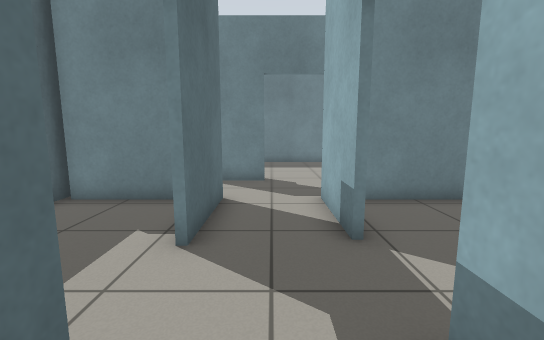
[1] (above)

19 first-person views from a walk through a world built for the Gazebo simulator. The camera is 0.94 m above the floor, tilts 8° down and sees 90° across. The floor is counted in squares, 0.5 m on a side. Each view is taken from the middle of a square. On the plan, view 1 faces up. The plan holds only what a view shows up to about 15 squares ahead; the rest is blank.

[2]
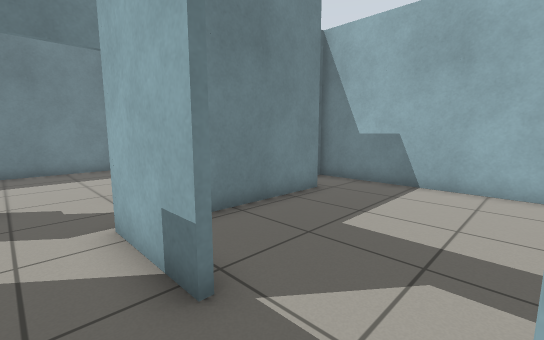

[3]
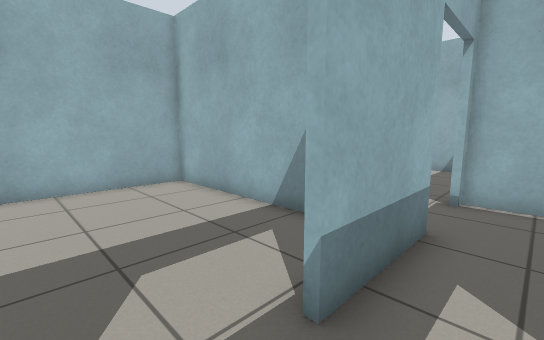

[4]
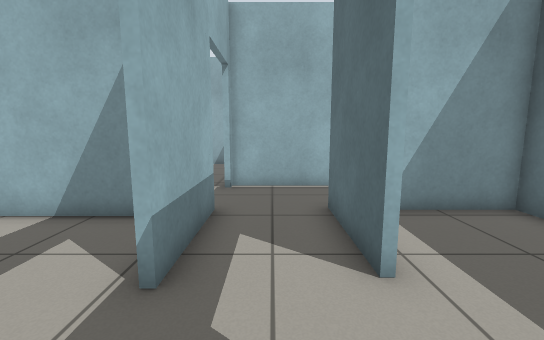

[5]
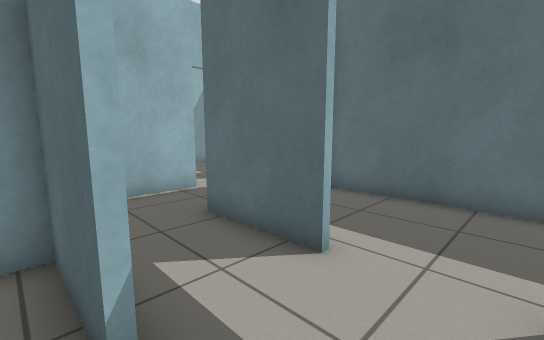

[6]
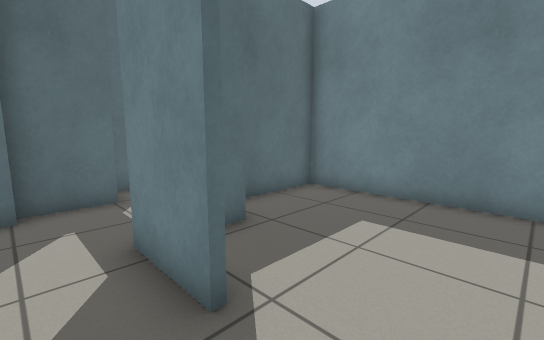

[7]
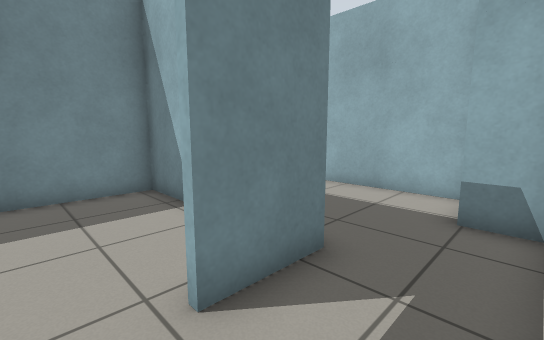

[8]
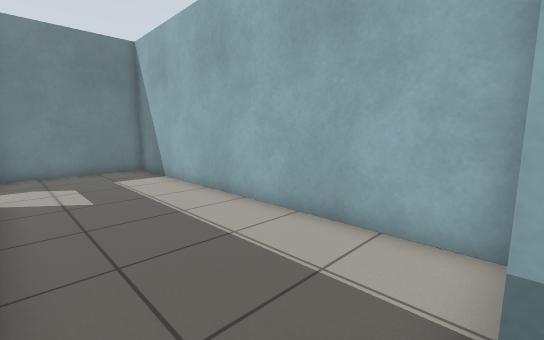

[9]
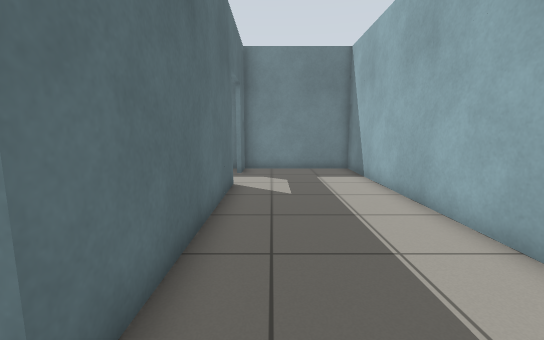

[10]
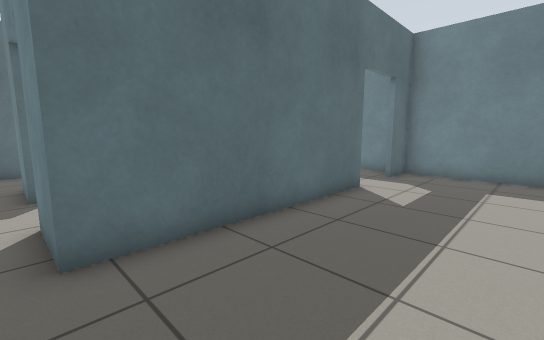

[11]
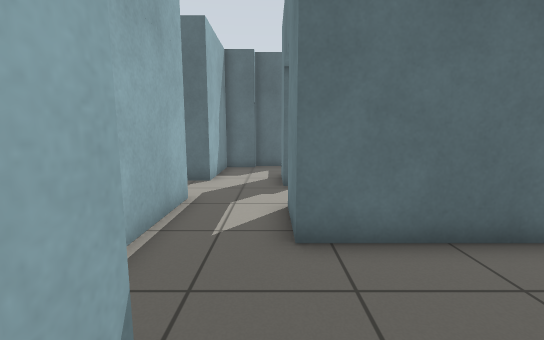

[12]
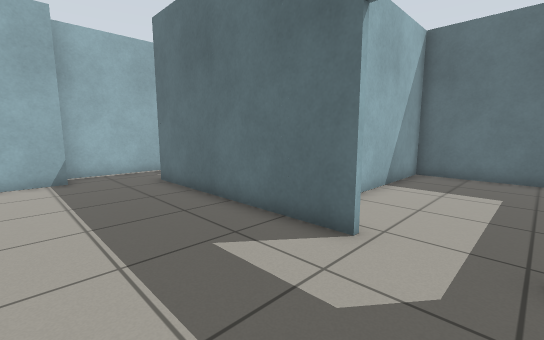

[13]
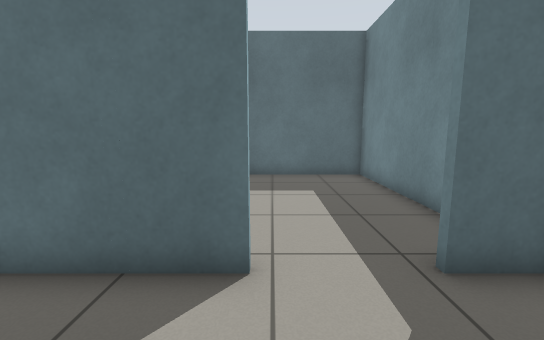

[14]
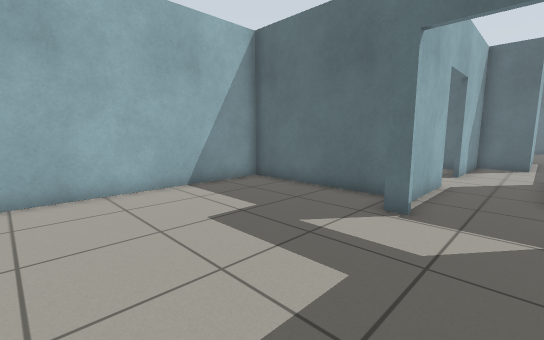

[15]
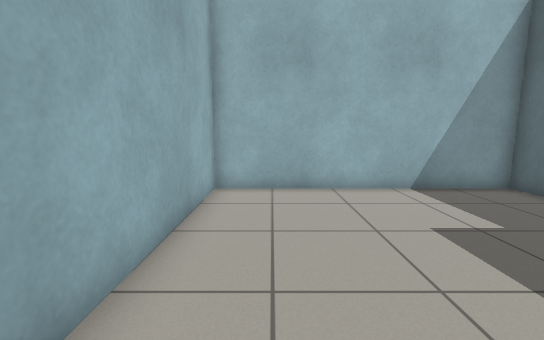

[16]
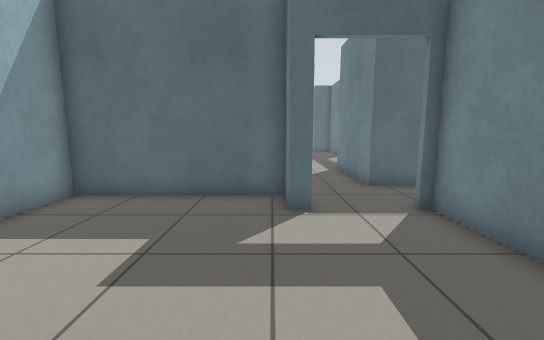

[17]
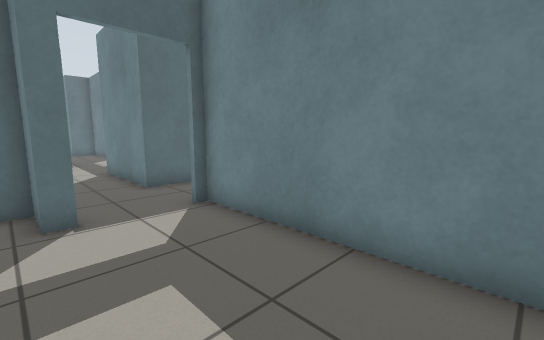

[18]
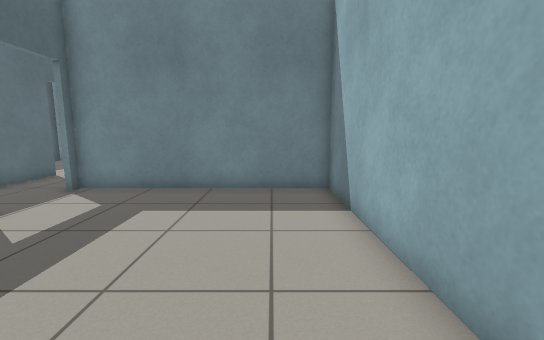

[19]
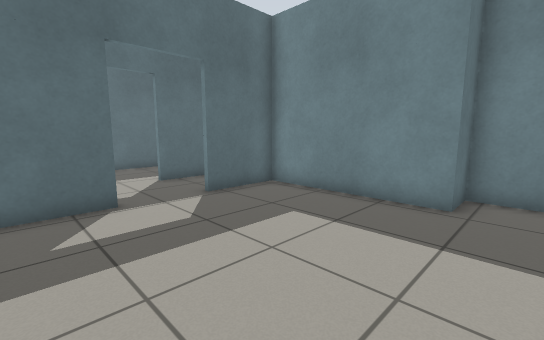

### Floor plan
Points are (right, up) in squares from view 1. A wall is a line through its corners. A room is listed if a view was taken in it or the views show most of it. See-through windows are left out.
Room 1 (views 1, 2, 3, 4, 5, 7)
walls: (-1.4, 1.8) (-1.4, -1.6) (-6.1, -1.6); (1.4, 4.5) (1.4, 7.6); (-2.4, 7.6) (-1.4, 7.6) (-1.4, 4.2); (1.4, -1.5) (1.4, 2); (-0.2, 10.4) (-2.6, 10.4); (-2.8, -4.4) (0.4, -4.4); (-9.4, -2.4) (-9.4, -4.4) (-5.2, -4.4)
ways out: opening at (1, 9) to room 2; opening at (1, -2.5) to room 3; opening at (1.5, 3.5) to room 4; opening at (1, 10.5) to room 6; opening at (-1.5, 3) to room 7; opening at (-8, -2); opening at (-4, -4.5); opening at (-2, 9)
Room 2 (views 6, 8, 9, 10, 11, 12, 13)
walls: (4.6, 18.8) (4.6, 10.4) (2.2, 10.4); (9.9, 9.1) (9.9, 22.9) (4.6, 22.9) (4.6, 21.2); (7.4, 7.9) (7.4, 9.1) (9.1, 9.1); (1.4, 7.6) (7.2, 7.6)
ways out: opening at (1, 9) to room 1; opening at (4.5, 20) to room 5
Room 3 (views 14, 15, 16, 17, 18)
walls: (1.6, -4) (1.6, -4.6) (0.1, -4.6) (0.1, -10.9) (9.9, -10.9) (9.9, -1); (0.4, -4.4) (1.4, -4.4); (10, -1.1) (1.5, -1.1)
ways out: opening at (1, -2.5) to room 1
Room 4 (view 19)
walls: (1.6, 2) (1.6, -1.5); (9.9, -1) (9.9, 8.9) (7.6, 8.9) (7.6, 7.4) (1.6, 7.4) (1.6, 4.5); (1.5, -0.9) (10, -0.9)
ways out: opening at (1.5, 3.5) to room 1
Room 5 (no view inside)
walls: (-4, 17.1) (1.2, 17.1); (4.2, 22.9) (-3.9, 22.9) (-3.9, 17)
ways out: opening at (4.5, 20) to room 2
Room 6 (no view inside)
walls: (-2.4, 12.6) (-2.4, 12); (4.4, 14.8) (4.4, 16.9) (-4, 16.9); (-3.9, 17) (-3.9, 13.8)
ways out: opening at (1, 10.5) to room 1
Room 7 (no view inside)
walls: (-2.6, 7.4) (-5.6, 7.4); (-5.9, 7.9) (-5.9, -1.4) (-3, -1.4)
ways out: opening at (-1.5, 3) to room 1

Where each view was taken, in squares from view 1:
view 1: 0 up, 0 right, facing up
view 2: 2 up, 0 right, facing up-right
view 3: 4 up, 0 right, facing down-right
view 4: 5 up, 0 right, facing down
view 5: 4 up, 2 right, facing down-left
view 6: 9 up, 2 right, facing up-left
view 7: 8 up, 1 right, facing up-right
view 8: 9 up, 5 right, facing up-right
view 9: 9 up, 6 right, facing up
view 10: 10 up, 9 right, facing up-left
view 11: 10 up, 9 right, facing left
view 12: 21 up, 9 right, facing down-left
view 13: 19 up, 8 right, facing left
view 14: 2 down, 8 right, facing down-left
view 15: 2 down, 8 right, facing down
view 16: 5 down, 8 right, facing left
view 17: 5 down, 8 right, facing up-left
view 18: 10 down, 8 right, facing up
view 19: 0 up, 9 right, facing up-left
